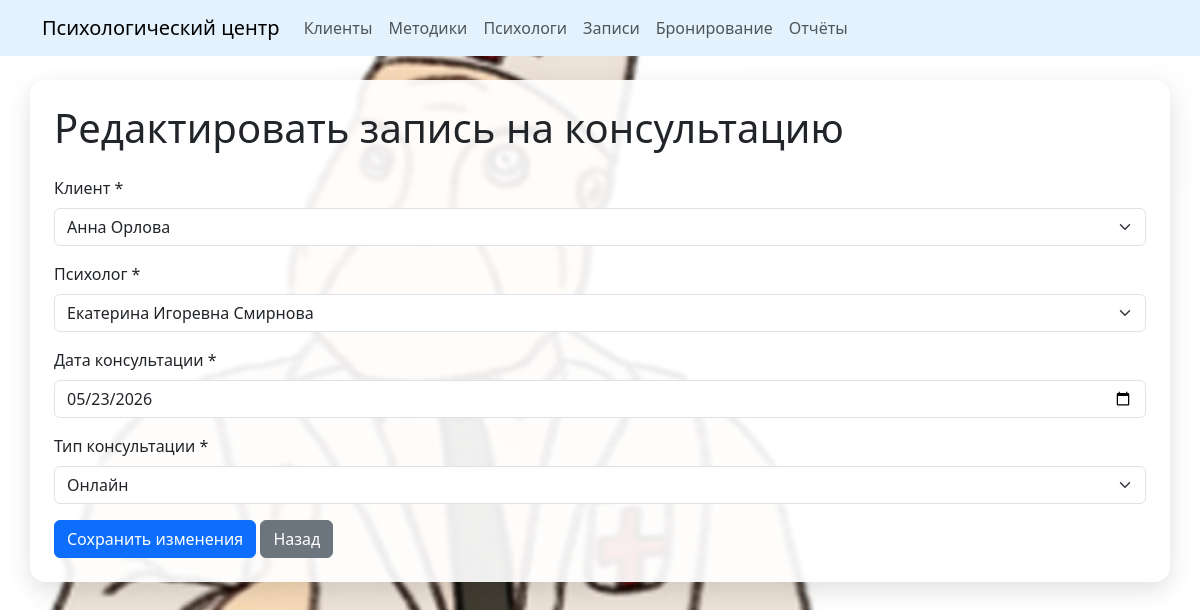
The app's page /index.php?entity=appointment&action=edit&id=5 with its own data.
### tables this page shows
CREATE TABLE `appointments` (
  `appointment_id` int NOT NULL AUTO_INCREMENT,
  `client_id` int NOT NULL,
  `psychologist_id` int NOT NULL,
  `service_id` int DEFAULT NULL,
  `appointment_date` date NOT NULL,
  `appointment_time` time DEFAULT NULL,
  `consultation_type` enum('offline','online') NOT NULL,
  `appointment_datetime` datetime DEFAULT NULL,
  `status` enum('pending','confirmed','cancelled','completed') NOT NULL DEFAULT 'pending',
  `booking_code` varchar(64) DEFAULT NULL,
  `cancel_reason` varchar(255) DEFAULT NULL,
  PRIMARY KEY (`appointment_id`),
  KEY `client_id` (`client_id`),
  KEY `psychologist_id` (`psychologist_id`),
  KEY `service_id` (`service_id`),
  CONSTRAINT `appointments_ibfk_1` FOREIGN KEY (`client_id`) REFERENCES `clients` (`client_id`),
  CONSTRAINT `appointments_ibfk_2` FOREIGN KEY (`psychologist_id`) REFERENCES `psychologists` (`psychologist_id`),
  CONSTRAINT `appointments_ibfk_3` FOREIGN KEY (`service_id`) REFERENCES `services` (`service_id`)
);

CREATE TABLE `clients` (
  `client_id` int NOT NULL AUTO_INCREMENT,
  `full_name` varchar(100) NOT NULL,
  `phone` varchar(20) DEFAULT NULL,
  `email` varchar(100) DEFAULT NULL,
  `registration_date` date NOT NULL,
  PRIMARY KEY (`client_id`)
);

CREATE TABLE `psychologists` (
  `psychologist_id` int NOT NULL AUTO_INCREMENT,
  `full_name` varchar(100) NOT NULL,
  `specialization` varchar(100) DEFAULT NULL,
  PRIMARY KEY (`psychologist_id`)
);

### controllers/BaseController.php (called while the page is built, shortened)
<?php
class BaseController
{
    protected function render(
        string $view,
        array $data = []
    ): void {
        extract($data);
        require 'views/layouts/header.php';
        require "views/{$view}.php";
        require 'views/layouts/footer.php';
    }
}

### controllers/AppointmentController.php (called while the page is built, shortened)
<?php
class AppointmentController extends BaseController
{
    private AppointmentRepository $repository;
    private ClientRepository $clientRepository;
    private PsychologistRepository $psychologistRepository;
    public function __construct()
    {
        $pdo = Database::getConnection();
        $this->repository = new AppointmentRepository($pdo);
        $this->clientRepository = new ClientRepository($pdo);
        $this->psychologistRepository = new PsychologistRepository($pdo);
    }
    public function edit(): void
    {
        $id = isset($_GET['id'])
            ? (int) $_GET['id']
            : 0;
        $appointment = $this->repository->findById($id);
        $errors = [];
        $data = $appointment;
        $clients = $this->clientRepository->findAll();
        $psychologists = $this->psychologistRepository->findAll();
        $this->render(
            'appointment/edit',
            [
                'errors' => $errors,
                'data' => $data,
                'id' => $id,
                'clients' => $clients,
                'psychologists' => $psychologists
            ]
        );
    }
}

### index.php (called while the page is built, shortened)
<?php
require_once 'autoload.php';
$action = $_GET['action'] ?? 'list';
$controller = new $controllerName();
$controller->$action();

### autoload.php (called while the page is built, shortened)
<?php
spl_autoload_register(function ($class) {
    $paths = [
        __DIR__ . '/src/',
        __DIR__ . '/controllers/',
        __DIR__ . '/helpers/'
    ];
    foreach ($paths as $path) {
        $file = $path . $class . '.php';
        if (file_exists($file)) {
            return;
        }
    }
});

### src/AbstractRepository.php (called while the page is built, shortened)
<?php
abstract class AbstractRepository
{
    public function __construct(PDO $pdo)
    {
        $this->pdo = $pdo;
    }
}

### src/ClientRepository.php (called while the page is built, shortened)
<?php
class ClientRepository extends AbstractRepository
{
    public function findAll()
    {
        $sql = "SELECT * FROM clients";
        return $this->pdo
            ->query($sql)
            ->fetchAll(PDO::FETCH_ASSOC);
    }
}

### src/AppointmentRepository.php (called while the page is built, shortened)
<?php
class AppointmentRepository extends AbstractRepository
{
    public function findById(int $id)
    {
        $sql = "
            SELECT *
            FROM appointments
            WHERE appointment_id = :id
        ";
        $stmt = $this->pdo->prepare($sql);
        $stmt->execute([
            ':id' => $id
        ]);
        return $stmt->fetch(PDO::FETCH_ASSOC);
    }
}

### src/PsychologistRepository.php (called while the page is built, shortened)
<?php
class PsychologistRepository extends AbstractRepository
{
    public function findAll()
    {
        $sql = "SELECT * FROM psychologists ORDER BY psychologist_id DESC";
        return $this->pdo
            ->query($sql)
            ->fetchAll(PDO::FETCH_ASSOC);
    }
}

### views/appointment/edit.php (the view, shortened to what this page needs)
<h1 class="mb-4">
    Редактировать запись на консультацию
</h1>
<form method="POST">
    <div class="mb-3">
        <label class="form-label">
            Клиент *
        </label>
        <select
            name="client_id"
            class="form-select <?= isset($errors['client_id']) ? 'is-invalid' : '' ?>"
            required
        >
            <?php foreach ($clients as $client): ?>
                <option
                    value="<?= htmlspecialchars($client['client_id']) ?>"
                    <?= (int) $data['client_id'] === (int) $client['client_id'] ? 'selected' : '' ?>
                >
                    <?= htmlspecialchars($client['full_name']) ?>
                </option>
            <?php endforeach; ?>
        </select>
    </div>
    <div class="mb-3">
        <label class="form-label">
            Психолог *
        </label>
        <select
            name="psychologist_id"
            class="form-select <?= isset($errors['psychologist_id']) ? 'is-invalid' : '' ?>"
            required
        >
            <?php foreach ($psychologists as $psychologist): ?>
                <option
                    value="<?= htmlspecialchars($psychologist['psychologist_id']) ?>"
                    <?= (int) $data['psychologist_id'] === (int) $psychologist['psychologist_id'] ? 'selected' : '' ?>
                >
                    <?= htmlspecialchars($psychologist['full_name']) ?>
                </option>
            <?php endforeach; ?>
        </select>
    </div>
    <div class="mb-3">
        <label class="form-label">
            Дата консультации *
        </label>
        <input
            type="date"
            name="appointment_date"
            class="form-control <?= isset($errors['appointment_date']) ? 'is-invalid' : '' ?>"
            value="<?= htmlspecialchars($data['appointment_date']) ?>"
            required
        >
    </div>
    <div class="mb-3">
        <label class="form-label">
            Тип консультации *
        </label>
        <select
            name="consultation_type"
            class="form-select <?= isset($errors['consultation_type']) ? 'is-invalid' : '' ?>"
            required
        >
            <option
                value="online"
                <?= $data['consultation_type'] === 'online' ? 'selected' : '' ?>
            >
                Онлайн
            </option>
        </select>
    </div>
    <button
        type="submit"
        class="btn btn-primary"
    >
        Сохранить изменения
    </button>
    <a
        href="index.php?entity=appointment&action=list"
        class="btn btn-secondary"
    >
        Назад
    </a>
</form>

### assets/css/style.css (style rules this page uses)
body { min-height: 100vh; background-image: url("../images/backg.jpg"); background-size: cover; background-position: center; background-repeat: no-repeat; background-attachment: fixed; }

### records on screen
appointments: client_id "Анна Орлова", psychologist_id "Екатерина Игоревна Смирнова", appointment_date "05/23/2026", consultation_type "Онлайн"
